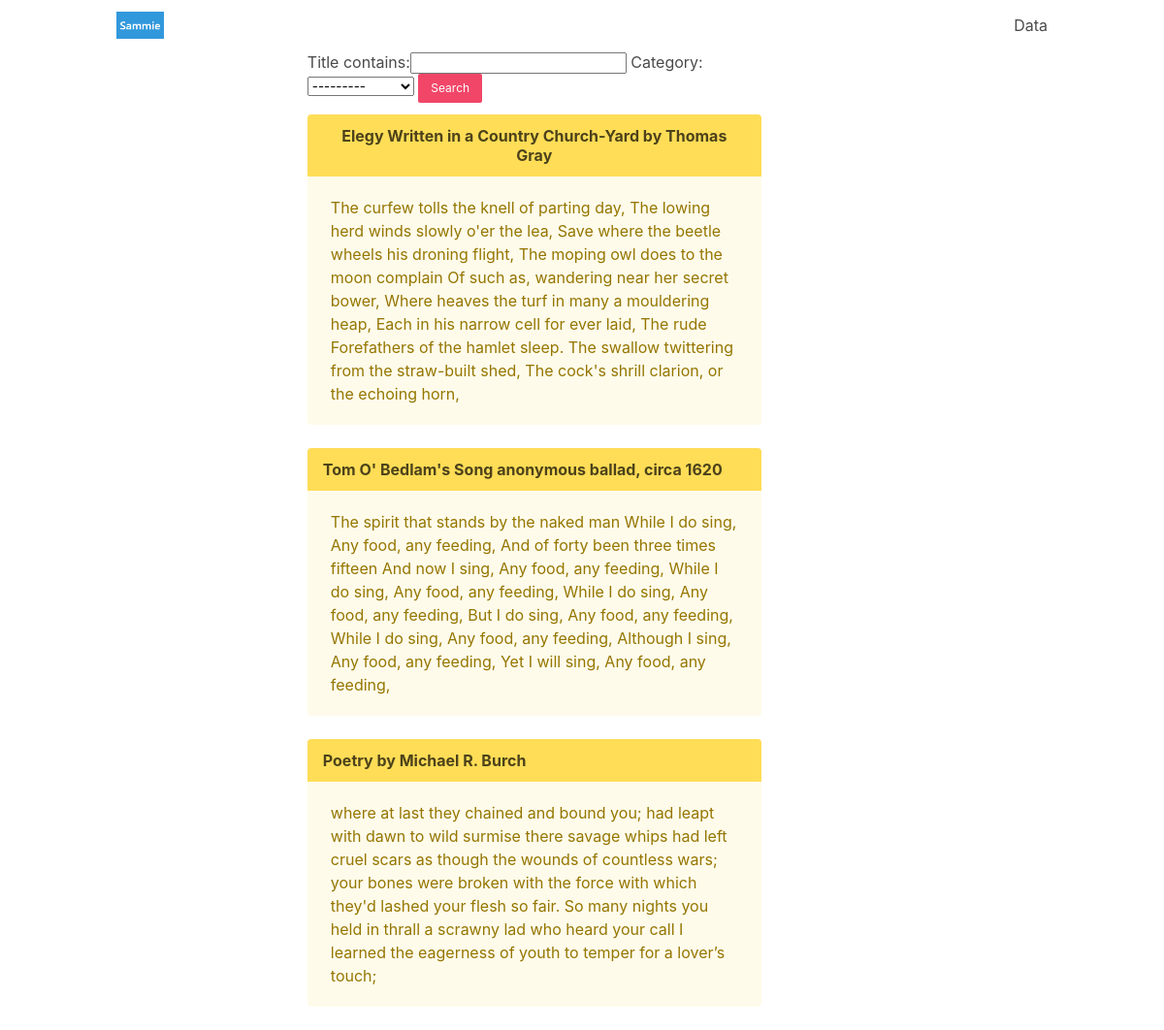
Page /result/ on the committed database.
### understand/models.py (models this page shows)
class Result(models.Model):
	title = models.CharField(max_length=100, null=True,blank=True)
	source = models.CharField(max_length=200, null=True, blank=True)
	original_text = models.TextField()
	summarized_text = models.TextField(null=True, blank=True)
	category = models.CharField(max_length=70, choices=categories)
	date = models.DateField(auto_now_add=True)

### understand/views.py (the view)
# urls.py: path('result/',Data.as_view(),name="DataS")
class Data(TemplateView):
	def get(self,request):
		result = Result.objects.all().order_by('-date')
		result_filter = ResultFilter(request.GET, queryset=result)
		search = result_filter.qs
		args = {
		 'result': result,
		 'filter': result_filter,
		 'search': search
		}
		return render(request, 'understand/data.html',args)

### templates/understand/data.html (shortened to what this page needs)
{% extends 'understand/logged.html' %}
{% load static %}
    {% block content %} {% include 'understand/data2.html' %} {% endblock %}

### templates/understand/data2.html (shortened to what this page needs)
{%block content %}
<div class="columns is-mobile">
	<div class="column is-half is-offset-one-fifth">
		<div class="field">
			<form method="get">
			   <div class="control">
			   	 {{ filter.form }}
			    <button type="submit" class="button is-danger is-small">
			       Search
			    </button>
	  	    </form>
		</div>
	</div>
</div>
{% for d in search%}
		<article class="message is-warning">
		  <div class="message-header">
		  	<p class="has-text-centered">{{d.title}}</p>
		  </div>
		  <div class="message-body">
		  	<p>{{d.summarized_text}}</p>
		  </div>
		</article>
{%endfor%}
{%endblock%}

### rows in the picture
Result: title "Elegy Written in a Country Church-Yard by Thomas Gray", summarized_text "The curfew tolls the knell of parting day, The lowing herd winds slowly o'er the lea, Save where the beetle wheels his droning flight, The moping owl does to the moon complain Of such as, wandering near her secret bower, Where heaves the turf in many a mouldering heap, Each in his narrow cell for ever laid, The rude Forefathers of the hamlet sleep. The swallow twittering from the straw-built shed, The cock's shrill clarion, or the echoing horn,"
Result: title "Tom O' Bedlam's Song anonymous ballad, circa 1620", summarized_text "The spirit that stands by the naked man While I do sing, Any food, any feeding, And of forty been three times fifteen And now I sing, Any food, any feeding, While I do sing, Any food, any feeding, While I do sing, Any food, any feeding, But I do sing, Any food, any feeding, While I do sing, Any food, any feeding, Although I sing, Any food, any feeding, Yet I will sing, Any food, any feeding,"
Result: title "Poetry by Michael R. Burch", summarized_text "where at last they chained and bound you; had leapt with dawn to wild surmise there savage whips had left cruel scars as though the wounds of countless wars; your bones were broken with the force with which they'd lashed your flesh so fair. So many nights you held in thrall a scrawny lad who heard your call I learned the eagerness of youth to temper for a lover’s touch;"
